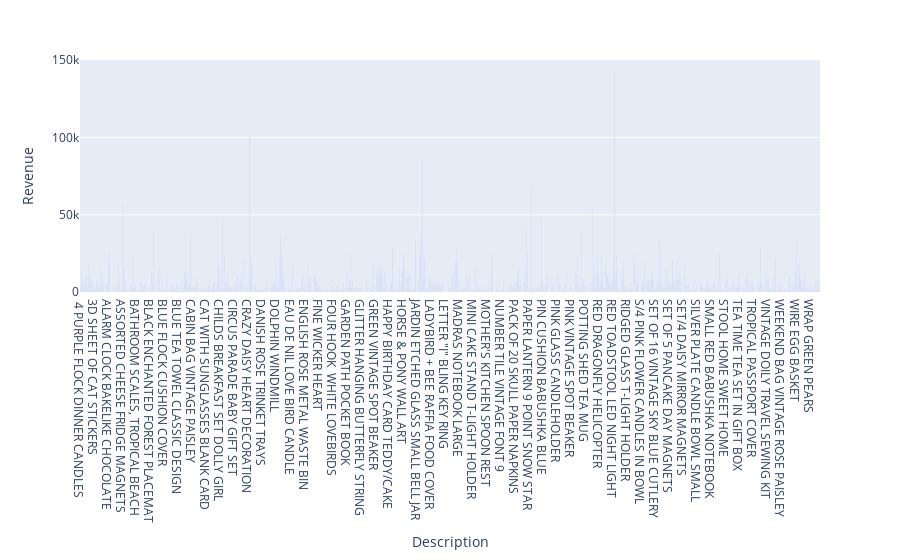

The notebook cell this image was saved under:
### Markdown cell above
## 8. Creat an interactive bar chart that shows revenue by product description. Add a text field widget that filters the results to show the product that contain the text entered in their description.

### Code cell
# Group by country
agg = data.groupby(["Description"], as_index=False).agg({
    "Revenue": "sum"
})

fig = px.bar(
    agg,          # your DataFrame
    x="Description",        # column for x-axis categories
    y="Revenue",        # column for bar heights   
    orientation="v",     
    barmode="group",     # ensures bars are side by side
)

fig.show()

### Figure 1 — Plotly figure (JSON) as saved in the notebook; plotly's stock layout.template omitted (floating-point values rounded to 4 significant figures; data arrays with more than 128 entries replaced by an {"elided": "..."} marker saying what was removed)
{"data": [{"alignmentgroup": "True", "hovertemplate": "Description=%{x}<br>Revenue=%{y}<extra></extra>", "legendgroup": "", "marker": {"color": "#636efa", "pattern": {"shape": ""}}, "name": "", "offsetgroup": "", "orientation": "v", "showlegend": false, "textposition": "auto", "type": "bar", "x": {"elided": "3640 str values"}, "xaxis": "x", "y": {"elided": "3640 float values"}, "yaxis": "y"}], "layout": {"barmode": "group", "legend": {"tracegroupgap": 0}, "margin": {"t": 60}, "xaxis": {"anchor": "y", "domain": [0, 1], "title": {"text": "Description"}}, "yaxis": {"anchor": "x", "domain": [0, 1], "title": {"text": "Revenue"}}}}
